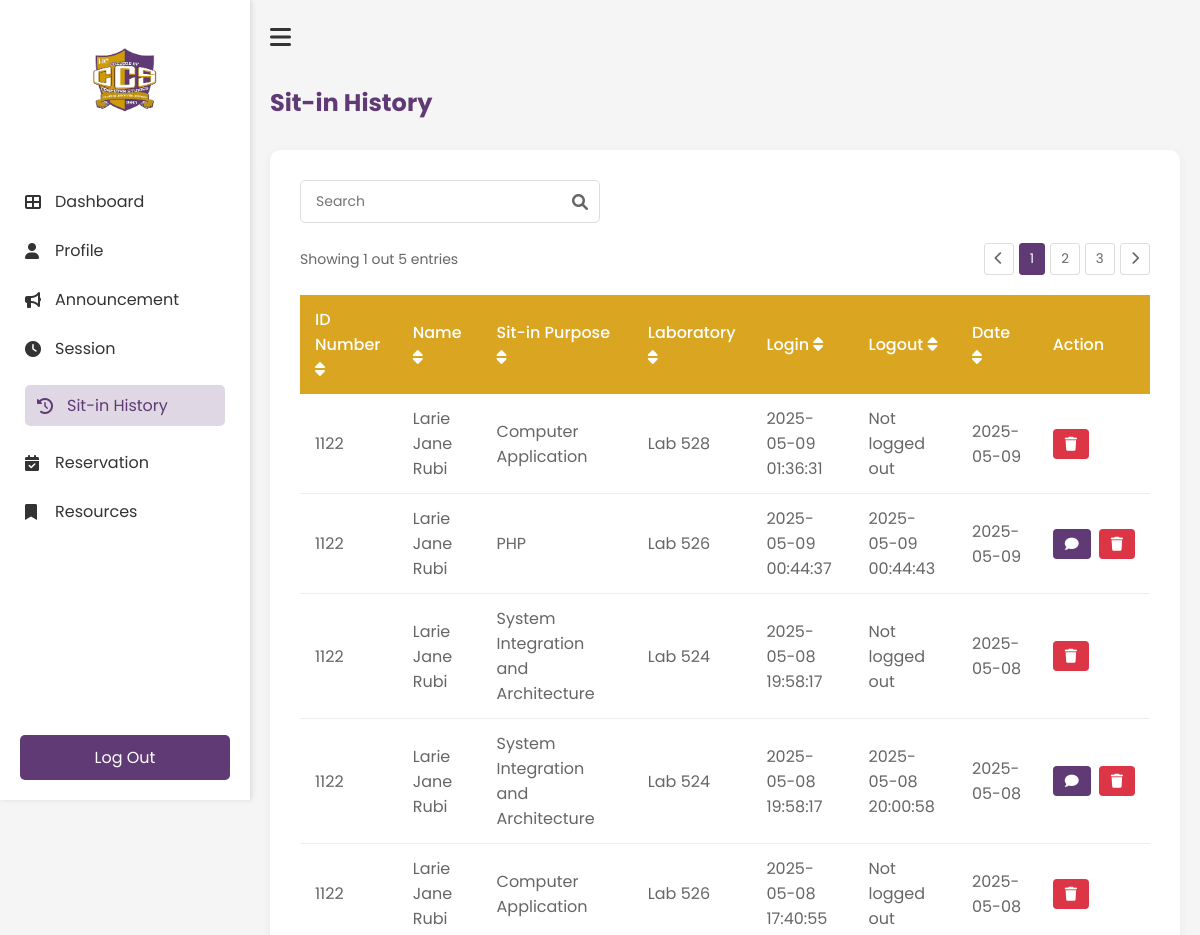
The app's page /History (signed in, upper part), older data.
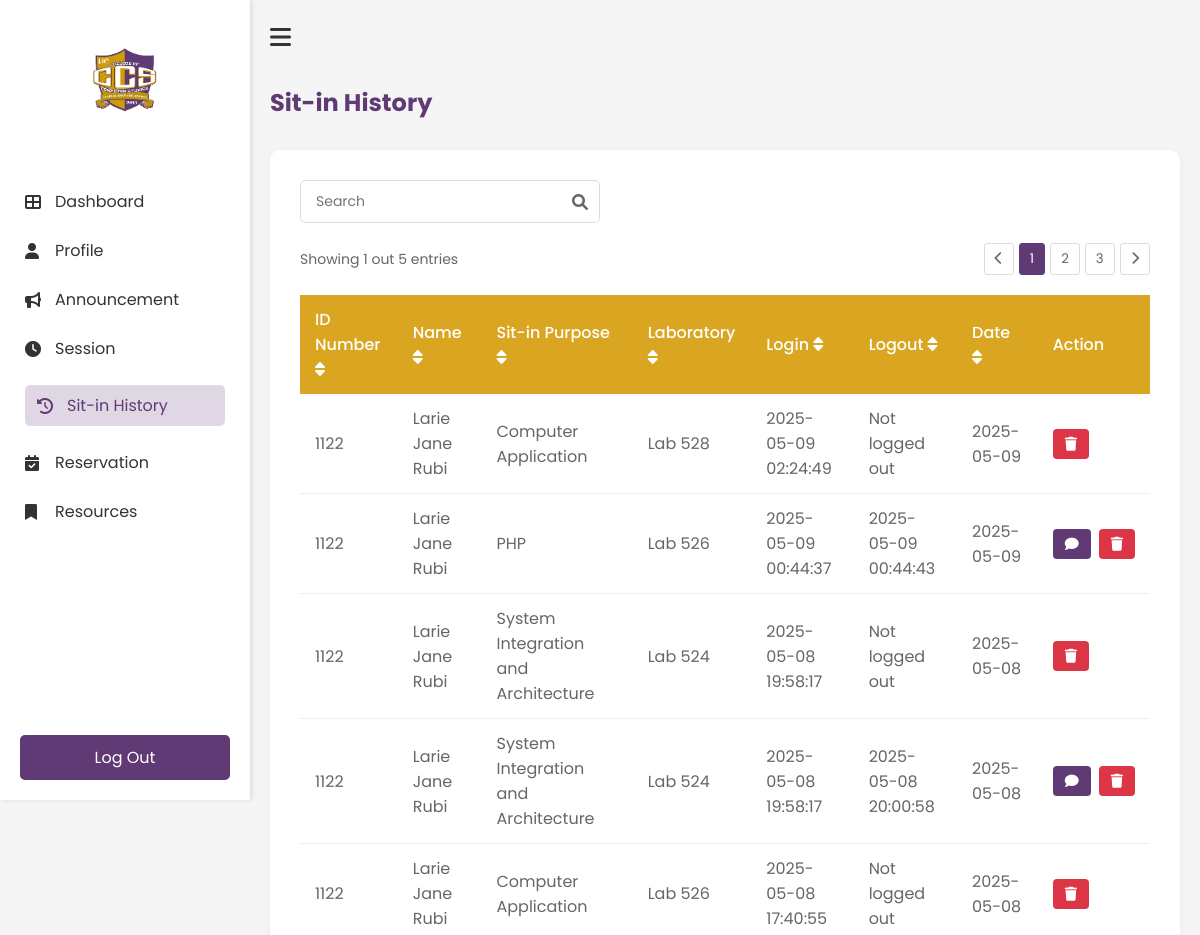
The same page, newer data.
### tables this page shows
CREATE TABLE reservations (
                id INTEGER PRIMARY KEY AUTOINCREMENT,
                idno TEXT NOT NULL,
                purpose TEXT NOT NULL,
                lab TEXT NOT NULL,
                computer_number INTEGER NOT NULL,
                time_in DATETIME NOT NULL,
                time_out DATETIME,
                status TEXT DEFAULT 'Pending',
                requested_time DATETIME,
                FOREIGN KEY (idno) REFERENCES users(IDNO)
            );

### app.py (the view)
@app.route('/History')
def History():
    if 'username' not in session:
        return redirect(url_for('login'))
    history = get_user_history(session['student_id'])
    return render_template('student/history.html', history=history)

### templates/student/history.html (shortened to what the changed rows need)
<!DOCTYPE html>
<html lang="en">
    <head>
        <link rel="stylesheet" href="{{ url_for('static', filename='student/history.css') }}">
        <link rel="stylesheet" href="https://cdnjs.cloudflare.com/ajax/libs/font-awesome/6.0.0-beta3/css/all.min.css">
    </head>
    <body>
        <div class="history-container">
            <main class="main-content">
                <h1 class="header">Sit-in History</h1>
                <div class="history-card">
                    <div class="table-container">
                <table class="history-table" id="historyTable">
                    <thead>
                        <tr>
                            <th onclick="sortTable(0)">ID Number <i class="fas fa-sort"></i></th>
                            <th onclick="sortTable(1)">Name <i class="fas fa-sort"></i></th>
                            <th onclick="sortTable(2)">Sit-in Purpose <i class="fas fa-sort"></i></th>
                            <th onclick="sortTable(3)">Laboratory <i class="fas fa-sort"></i></th>
                            <th onclick="sortTable(4)">Login <i class="fas fa-sort"></i></th>
                            <th onclick="sortTable(5)">Logout <i class="fas fa-sort"></i></th>
                            <th onclick="sortTable(6)">Date <i class="fas fa-sort"></i></th>
                            <th>Action</th>
                        </tr>
                    </thead>
                    <tbody>
                            {% for record in history %}
                            <tr data-id="{{ record.id }}">
                                <td>{{ record.idno }}</td>
                                <td>{{ record.name }}</td>
                                <td>{{ record.purpose }}</td>
                                <td>{{ record.laboratory }}</td>
                                <td>{{ record.login }}</td>
                                <td>{{ record.logout }}</td>
                                <td>{{ record.date }}</td>
                                <td>
                                    <div class="action-buttons">
                                        <button class="delete-btn" onclick="deleteRecord('{{ record.id }}')">
                                            <i class="fas fa-trash"></i>
                                        </button>
                                    </div>
                                </td>
                            </tr>
                            {% endfor %}
                        </tbody>
                </table>
            </div>
        </div>
    </main>
    </body>
</html>

Row changes from the older to the newer data that the page shows:
changed reservations "Lab 528": login "2025-05-09 01:36:31" → "2025-05-09 02:24:49"
